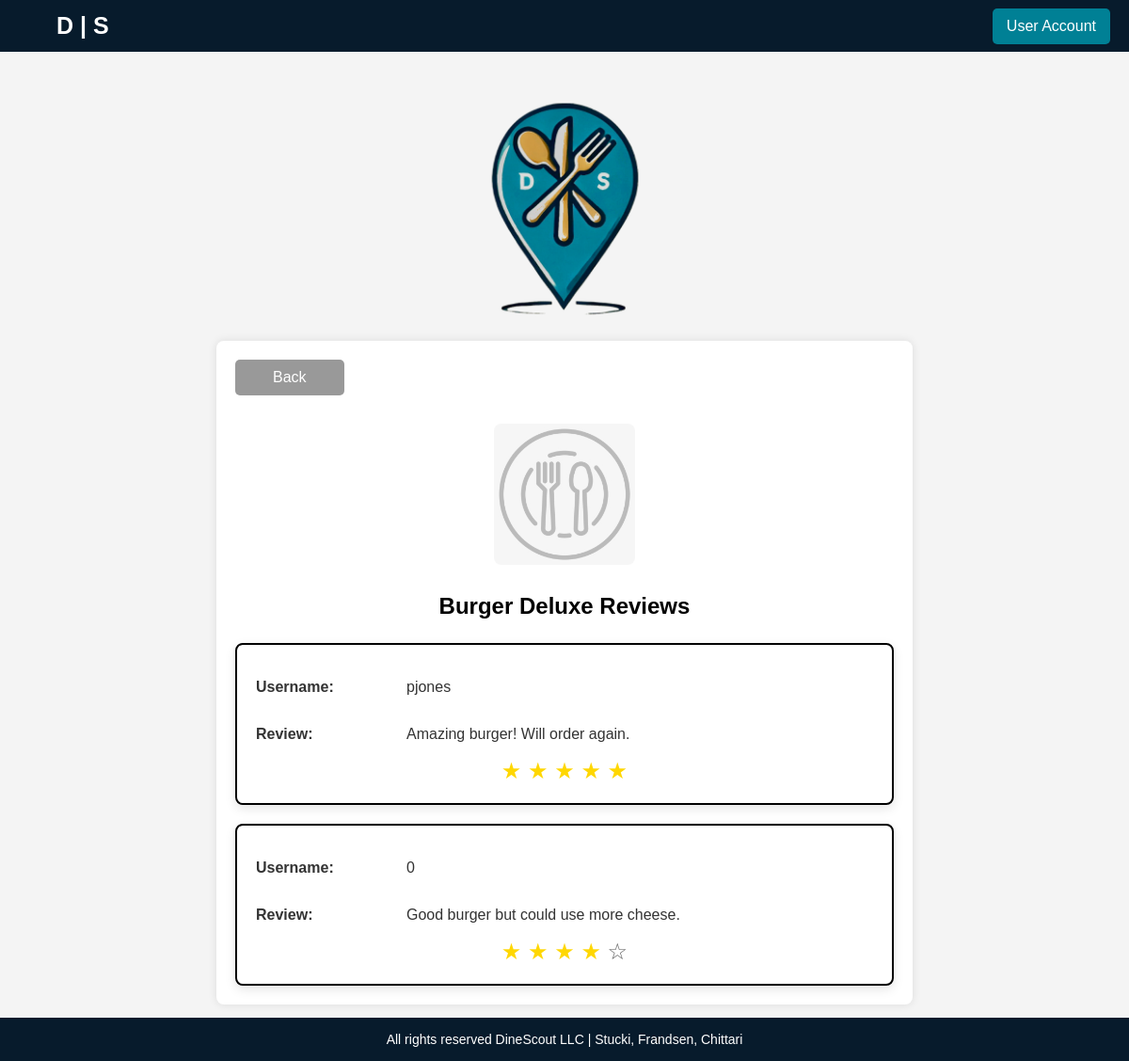
Page /Pages/view-food-item-reviews.php?food_item_id=1 on the committed database.
### tables this page shows
CREATE TABLE IF NOT EXISTS `food_item` (
  `food_item_id` int NOT NULL AUTO_INCREMENT,
  `restaurant_id` int DEFAULT NULL,
  `dish_name` varchar(100) DEFAULT NULL,
  `price` decimal(10,2) DEFAULT NULL,
  `description` text,
  `ingredients` text,
  `nutritional_information` text,
  PRIMARY KEY (`food_item_id`),
  KEY `restaurant_id` (`restaurant_id`)
);

CREATE TABLE IF NOT EXISTS `review` (
  `review_id` int NOT NULL AUTO_INCREMENT,
  `user_id` int DEFAULT NULL,
  `food_item_id` int DEFAULT NULL,
  `rating` int DEFAULT NULL,
  `comment` text,
  `review_date` date DEFAULT NULL,
  PRIMARY KEY (`review_id`),
  KEY `user_id` (`user_id`),
  KEY `food_item_id` (`food_item_id`)
);

### Pages/view-food-item-reviews.php (the view, shortened to what this page needs)
<?php
require_once 'login_db.php';
$conn = new mysqli($hn, $un, $pw, $db);
$food_id = $_GET['food_item_id'];
$query = "SELECT dish_name FROM food_item WHERE food_item_id = $food_id";
$result = $conn->query($query);
$dish = $result->fetch_array(MYSQLI_ASSOC);
$dish_name = $dish['dish_name'];
$query = "SELECT rv.*,
			COALESCE(u.username, 0) AS username
	FROM review rv
	LEFT JOIN user u ON rv.user_id = u.user_id
	WHERE food_item_id = $food_id
	GROUP BY rv.review_id";
$reviews = $conn->query($query);
echo <<<_END
<head>
	<title>DineScout | $dish_name Reviews</title>
</head>
_END;
?>
<!DOCTYPE html>
<html lang="en">
<head>
    <link rel="stylesheet" href="../CSS/view-food-item-reviews.css">
</head>
<body>
	<header class="top-bar">
        <div class="left-text">
            <a href="home.php">D | S</a>
        </div>
        <div class="right-button">
            <a href="user-account.php" class="no-underline">User Account</a>
        </div>
    </header>
	<div class="center-logo">
        <img src="../Images/ds_logo_simple_transparent.png" alt="DineScout Logo">
    </div>
	<div class="reviews-container">
		<div class="top-buttons">
			<a href="view-food-item.php?food_item_id=<?php echo $food_id; ?>" class="back-button">Back</a>
		</div>
		<img src="../Images/food-placeholder.jpg" class="food-image">
		<div class="food-name"><?php echo $dish_name; ?> Reviews</div>
		<?php foreach ($reviews as $review): ?>
		<a href="view-review.php?review_id=<?php echo htmlspecialchars($review['review_id']); ?>" class="review-info-link">
			<div class="review-info">
				<div class="review-info-item">
					<label for="username">Username: </label>
					<p id="username"><?php echo htmlspecialchars($review['username']); ?></p>
				</div>
				<div class="review-info-item">
					<label for="feedback">Review: </label>
					<p id="feedback"><?php echo htmlspecialchars($review['comment']); ?></p>
				</div>
				<div class="rating">
					<label <?php if($review['rating'] >= 1) echo 'class="rating-selected"'; ?>><?php if($review['rating'] >= 1) { ?>&#9733<?php } else { ?>&#9734<?php } ?></label>
					<label <?php if($review['rating'] >= 2) echo 'class="rating-selected"'?>><?php if($review['rating'] >= 2) { ?>&#9733<?php } else { ?>&#9734<?php } ?></label>
					<label <?php if($review['rating'] >= 3) echo 'class="rating-selected"'?>><?php if($review['rating'] >= 3) { ?>&#9733<?php } else { ?>&#9734<?php } ?></label>
					<label <?php if($review['rating'] >= 4) echo 'class="rating-selected"'?>><?php if($review['rating'] >= 4) { ?>&#9733<?php } else { ?>&#9734<?php } ?></label>
					<label <?php if($review['rating'] == 5) echo 'class="rating-selected"'?>><?php if($review['rating'] == 5) { ?>&#9733<?php } else { ?>&#9734<?php } ?></label>
				</div>
			</div>
		</a>
		<?php endforeach; ?>
	</div>
	<footer class="footer">
        <p>All rights reserved DineScout LLC | Stucki, Frandsen, Chittari</p>
    </footer>
</body>
</html>

### CSS/view-food-item-reviews.css (style rules this page uses)
body { display: flex; flex-direction: column; align-items: center; margin: 0; font-family: Arial, sans-serif; background-color: #f4f4f4; min-height: 100vh; }
.top-bar { width: 100%; background-color: #071b2c; color: white; padding: 10px 20px; display: flex; justify-content: space-between; align-items: center; position: fixed; top: 0; height: 55px; box-sizing: border-box; }
.left-text a, .no-underline { text-decoration: none; color: white; }
.left-text a { font-size: 25px; font-weight: bold; margin-left: 40px; }
.no-underline { font-size: 16px; }
.right-button a { background-color: #008095; padding: 10px 15px; border-radius: 5px; display: inline-block; }
.center-logo { display: flex; flex-direction: column; align-items: center; margin: 100px 0 20px; }
.center-logo img { width: 175px; }
.reviews-container { display: flex; flex-direction: column; align-items: center; width: 90%; max-width: 700px; padding: 20px; background-color: white; border-radius: 8px; box-shadow: 0 0 10px rgba(0, 0, 0, 0.1); margin-bottom: 60px; }
.top-buttons { display: flex; justify-content: space-between; align-items: center; width: 100%; max-width: 700px; margin-bottom: 20px; padding: 0 20px; }
.back-button { background-color: #999999; color: white; border: none; padding: 10px 40px; font-size: 16px; cursor: pointer; border-radius: 5px; text-decoration: none; width: auto; }
.food-image { max-width: 150px; border-radius: 8px; margin: 10px 0; }
.food-name { font-size: 24px; font-weight: bold; margin: 20px 0 5px; }
.review-info { width: 100%; padding: 20px; background-color: white; border-radius: 8px; box-sizing: border-box; box-shadow: 0 4px 12px rgba(0, 0, 0, 0.1); margin-top: 20px; display: flex; flex-direction: column; align-items: center; transition: transform 0.2s ease; border: 2px solid black; cursor: pointer; text-align: left; }
.review-info-link { text-decoration: none; color: inherit; display: block; width: 100%; }
.review-info-item { width: 100%; display: flex; align-items: center; justify-content: flex-start; gap: 10px; color: #333; }
.review-info-item label { font-weight: bold; width: 150px; text-align: left; }
.rating { unicode-bidi: bidi-override; text-align: center; position: relative; font-size: 24px; color: #666; }
.rating-selected { color: #FFD700; }
.footer { width: 100%; background-color: #071b2c; text-align: center; padding: 15px 0; position: fixed; bottom: 0; }
.footer p { margin: 0; color: white; font-size: 14px; }

### rows in the picture
food_item: dish_name "Burger Deluxe"
review: username "pjones", comment "Amazing burger! Will order again."
review: username "0", comment "Good burger but could use more cheese."
